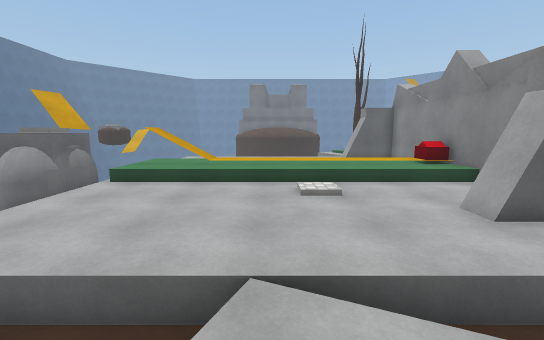
view 1 (above)

20 first-person views from a walk through a Unity game level. The camera is 1.4 m above the floor, tilts 8° down and sees 90° across. The floor is counted in squares, 1 m on a side. Each view is taken from the middle of a square. On the plan, view 1 faces up. The plan holds only what a view shows up to about 13 squares ahead; the rest is blank. The place goes on beyond the plan. Surface patterns are stand-ins for the level's own textures.

view 2
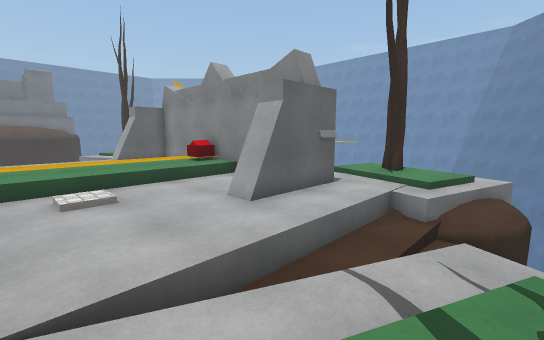

view 3
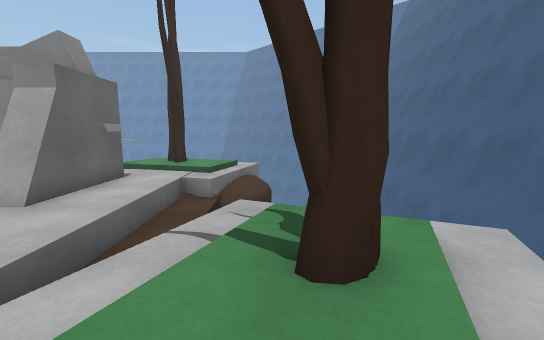

view 4
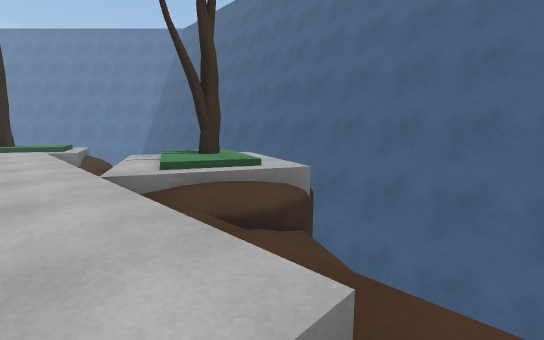

view 5
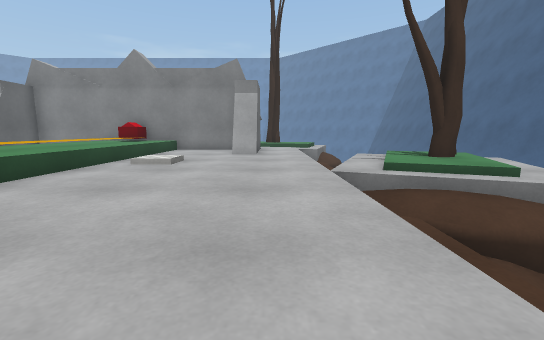

view 6
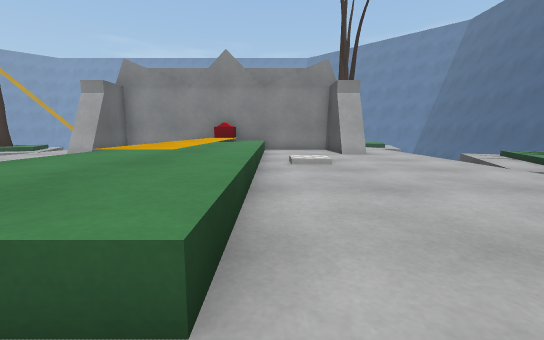

view 7
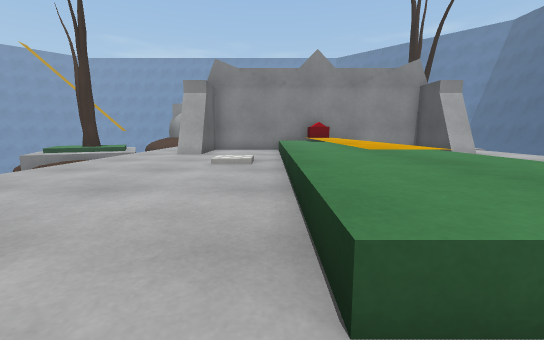

view 8
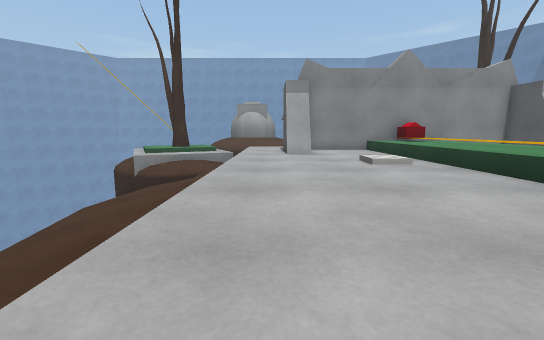

view 9
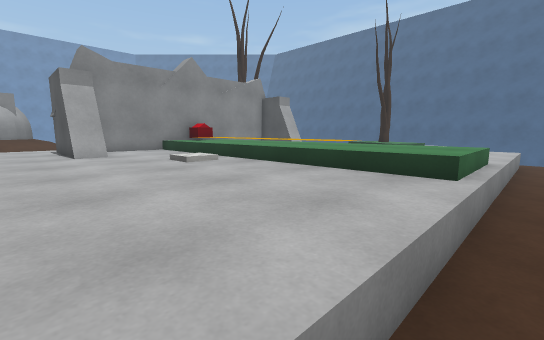

view 10
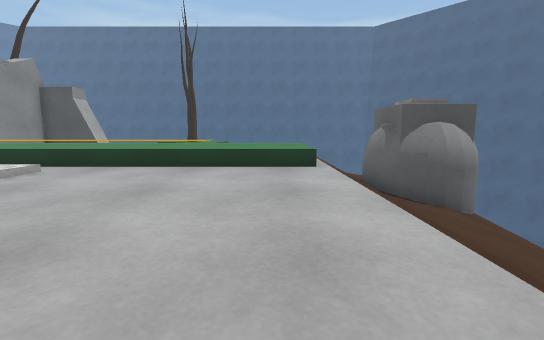

view 11
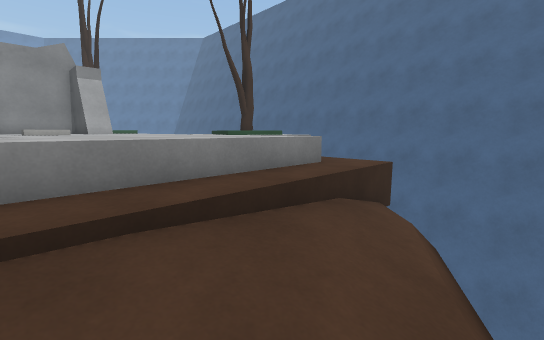

view 12
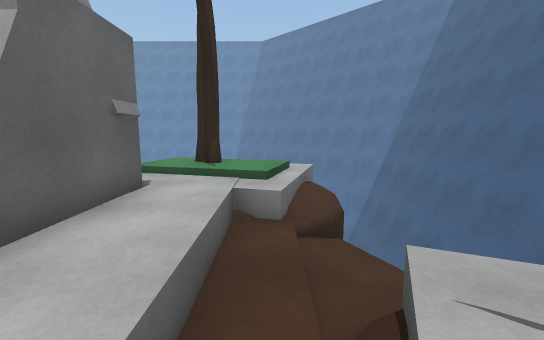

view 13
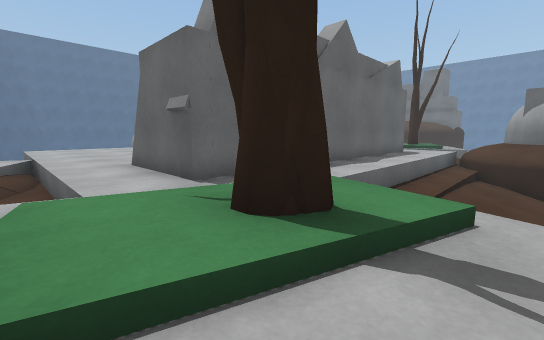

view 14
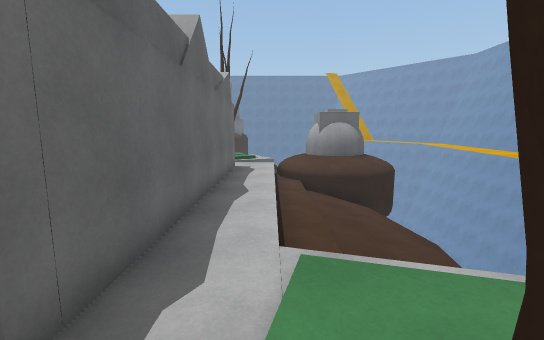

view 15
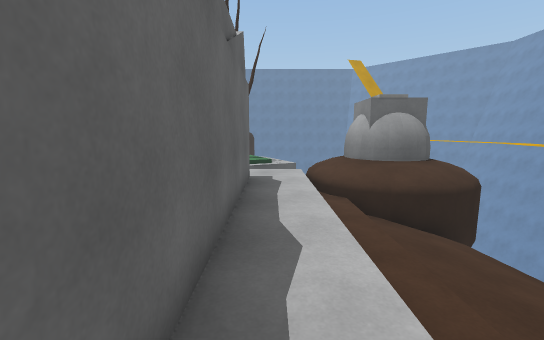

view 16
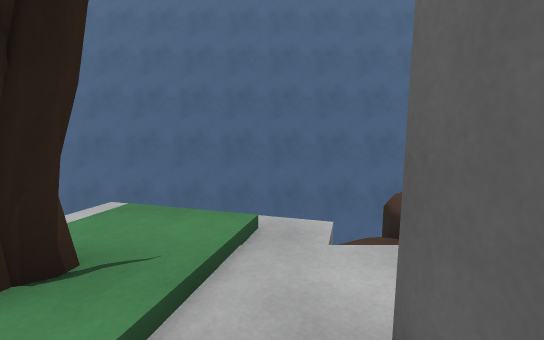

view 17
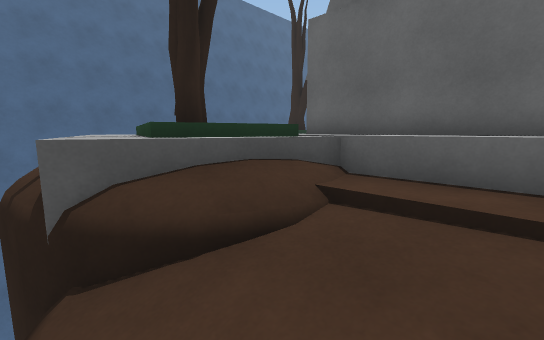

view 18
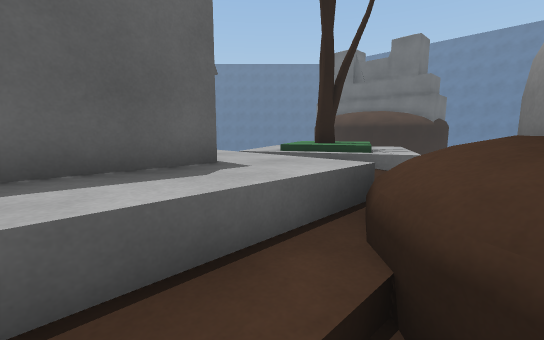

view 19
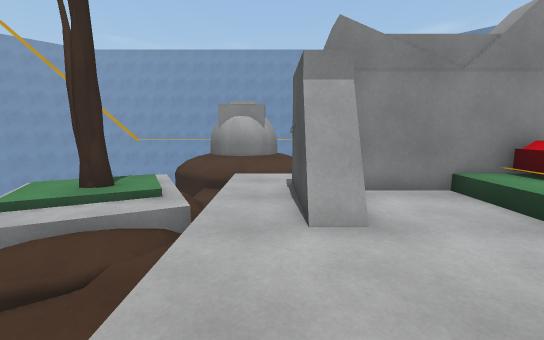

view 20
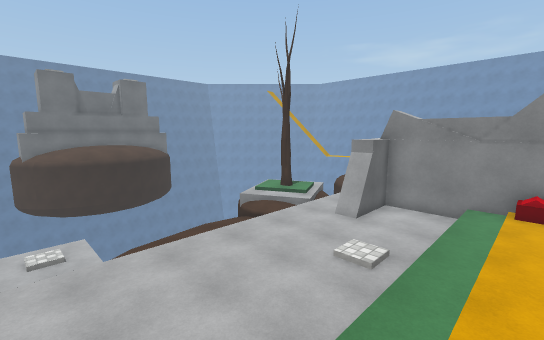

### Floor plan
Key: @ floor where view 1 was taken; # wall or solid block; . main floor; : floor 0.25 m higher than the main floor; + floor 0.5 m higher than the main floor; - floor 0.5 m lower than the main floor; * floor 0.75 m higher than the main floor; _ floor 0.75 m lower than the main floor; < floor 1 m lower than the main floor; ( floor 1.25 m lower than the main floor; % floor 1.75 m higher than the main floor; / step, stairs or slope; = window, fence, low wall or low ledge; v drop or lower ground; B grey block; T tree; O other object.
Columns run from 10 left of view 1 to 16 right of it. Each row starts with its distance up from view 1.
 23      ((v         v
 22      ((v      v////
 21      ((/////////:/.
 20        //<<<<<//T:/vvv
 19        <______/.://vv=#
 18       ---------=//--=##
 17     -...............###
 16    /-...............=###=
 15   /<-.........O###.//=# vv
 14  //_-............#..-<=v
 13  /<_-......:.....#..-_//
 12 v/<_-............#..-_</
 11 v###-/+++++++++++#..-_</
 10  ##B-%//********/#..-_</
  9  ###-/+++++++++++#..-_</
  8  /<_-............#..-_<
  7   <_-......:.....#..- //
  6  //_-............#..///v
  5  v/<-.........O###./::.v
  4  v//-............../T//v
  3   v/-...././//.....:://v
  2    v-----/.///---=//:./
  1        <//:/../_<////.
  0        /=/@T://///vvv
 -1         v./TT//vv
 -2  vv     v//.///v       vv
 -3  vvvvvvvv  //v        vvv
 -4  vvvvvvvvvv  vvvvvvvvvvvvvv
 -5  ##########################
 -6  ####  ####################

Positions as (right, up) in squares from view 1, and headings:
1: (0, 0), facing up
2: (0, 0), facing up-right
3: (-1, 0), facing right
4: (-6, 4), facing down-right
5: (-6, 4), facing right
6: (-6, 8), facing right
7: (-6, 12), facing right
8: (-6, 16), facing right
9: (-6, 17), facing down-right
10: (-4, 18), facing down
11: (-9, 8), facing down-right
12: (2, 2), facing right
13: (12, 2), facing up-left
14: (9, 3), facing up
15: (8, 7), facing up
16: (8, 6), facing down
17: (13, 9), facing down-left
18: (11, 13), facing up-left
19: (0, 16), facing right
20: (-5, 10), facing up-right
